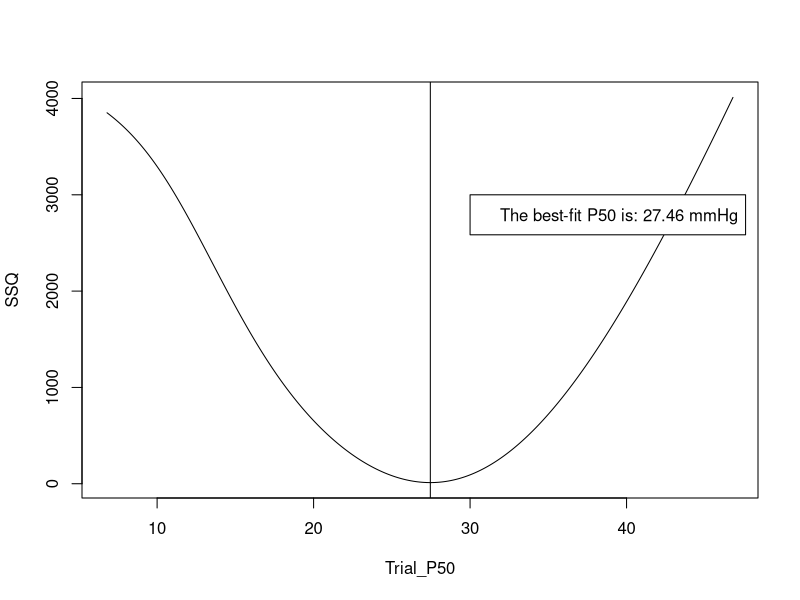

The R script that drew this image:
#This is a quick hint/sample that you can reference

#Define the function
get_saturation = function(deviation_p50 = 0,
                          po2 = 26, 
                          temperature = 37,
                          ph = 7.4,
                          pco2 = 40){
  constant_list = c(-8532.229, 2121.401, -67.07399, 935960.9, -31346.26, 2396.167, -67.10441)
  pco2_correction_factor = 0.43429 * log(40.0/pco2)
  virtual_po2 = po2 * 10.0^(0.024 * (37.0 - temperature) + 0.4 * (ph - 7.4) + 0.06 * pco2_correction_factor)
  virtual_po2 = 26.8 * virtual_po2 / (26.8 + deviation_p50)
  if(virtual_po2 <= 10){
    saturation = 0.003683 * virtual_po2 + 0.000584 * virtual_po2^2
  }else{
    saturation = (virtual_po2*(virtual_po2*(virtual_po2*(virtual_po2+ constant_list[3])+constant_list[2])+constant_list[1]))/
      (virtual_po2*(virtual_po2*(virtual_po2*(virtual_po2+constant_list[7])+constant_list[6])+constant_list[5])+constant_list[4])
  }
  saturation = saturation * 100
  return(saturation)
}

#Import the data
po2 = c(58, 50, 48, 54, 24)
sat = c(90.3, 85.2, 83.8, 84.4, 41.5)

#Set a range of deviation of P50
#What to be noticed here is that the deviation of P50 is the difference of the real P50 value and 26.8
lower_bond = -20
upper_bond = 20

#Generate a series of trial values of deviation p50

trial_p50 = seq(lower_bond, upper_bond, 0.001) #Arithmetic series with difference 0.01

#Try plug in the values one by onee
SSQ = vector() #Assign a vector as the container of all the 4000 SSQ values
m = 1 #Assign a index sorting number
for(dp50 in trial_p50){
  
  #Get the difference between the predicted SAT and the measured SAT for each PO2
  difference = vector()
  n = 1
  for(trial_po2 in po2){
    difference[n] = sat[n] - get_saturation(deviation_p50 = dp50,
                                            po2 = trial_po2)
    n = n + 1 #This is a iteration number used for vector index sorting
  }
  
  #Now you have a vector difference that has all the difference between measured SAT and predicted SAT
  #Note that the values can either be positive or negative
  #You can then find the SSQ by using
  SSQ[m] = sum(difference^2)
  m = m + 1
  
}

#Get out of the loop, the vector SSQ is filled with 4000 values
#You can check it by using:
print(SSQ)

#What you can also do is to plot it with the associating trial P50
#plot(trial_p50, SSQ, type = "l")
#Note that trial P50 is the difference between the trial values and 26.8

#We can also find the mininum values using
trial_p50[which.min(SSQ)]

#And then the real P50 best fit that we are looking at is
real_p50 = 26.8 + trial_p50[which.min(SSQ)]

#We can then plot the P50 values Vs. SSQ
plot(x = 26.8 + trial_p50, y = SSQ, type = "l", xlab = "Trial_P50")
#Add a vertical line to it indicating the best P50
abline(v = real_p50)
#Add legend to the plot
legend(x = 30, y = 3000, paste0("The best-fit P50 is: ", real_p50, " mmHg"))




